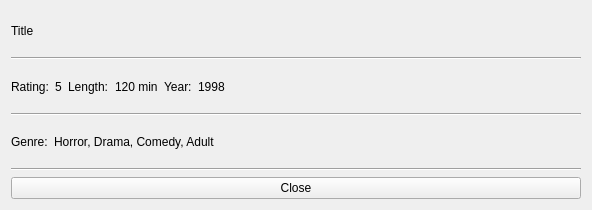
<?xml version="1.0" encoding="UTF-8"?>
<ui version="4.0">
 <class>FilmDisplay</class>
 <widget class="QWidget" name="FilmDisplay">
  <property name="geometry">
   <rect>
    <x>0</x>
    <y>0</y>
    <width>592</width>
    <height>210</height>
   </rect>
  </property>
  <property name="windowTitle">
   <string>Form</string>
  </property>
  <layout class="QVBoxLayout" name="verticalLayout">
   <item>
    <layout class="QHBoxLayout" name="horizontalLayout">
     <item>
      <widget class="QLabel" name="labelTitle">
       <property name="styleSheet">
        <string notr="true">font:bold 23pt &quot;Helvetica&quot;;</string>
       </property>
       <property name="text">
        <string>Title</string>
       </property>
      </widget>
     </item>
    </layout>
   </item>
   <item>
    <layout class="QHBoxLayout" name="horizontalLayout_2">
     <item>
      <widget class="Line" name="line">
       <property name="orientation">
        <enum>Qt::Horizontal</enum>
       </property>
      </widget>
     </item>
    </layout>
   </item>
   <item>
    <layout class="QGridLayout" name="gridLayout">
     <item row="0" column="0">
      <widget class="QLabel" name="label">
       <property name="text">
        <string>Rating:</string>
       </property>
      </widget>
     </item>
     <item row="0" column="1">
      <widget class="QLabel" name="labelRating">
       <property name="styleSheet">
        <string notr="true">font:bold 12pt &quot;Helvetica&quot;;</string>
       </property>
       <property name="text">
        <string>5</string>
       </property>
      </widget>
     </item>
     <item row="0" column="2">
      <widget class="QLabel" name="label_3">
       <property name="text">
        <string>Length:</string>
       </property>
      </widget>
     </item>
     <item row="0" column="3">
      <widget class="QLabel" name="labelLength">
       <property name="styleSheet">
        <string notr="true">font:bold 12pt &quot;Helvetica&quot;;</string>
       </property>
       <property name="text">
        <string>120 min</string>
       </property>
      </widget>
     </item>
     <item row="0" column="6">
      <spacer name="horizontalSpacer">
       <property name="orientation">
        <enum>Qt::Horizontal</enum>
       </property>
       <property name="sizeHint" stdset="0">
        <size>
         <width>40</width>
         <height>20</height>
        </size>
       </property>
      </spacer>
     </item>
     <item row="0" column="4">
      <widget class="QLabel" name="label_4">
       <property name="text">
        <string>Year:</string>
       </property>
      </widget>
     </item>
     <item row="0" column="5">
      <widget class="QLabel" name="labelYear">
       <property name="styleSheet">
        <string notr="true">font:bold 12pt &quot;Helvetica&quot;;</string>
       </property>
       <property name="text">
        <string>1998</string>
       </property>
      </widget>
     </item>
    </layout>
   </item>
   <item>
    <layout class="QHBoxLayout" name="horizontalLayout_3">
     <item>
      <widget class="Line" name="line_2">
       <property name="orientation">
        <enum>Qt::Horizontal</enum>
       </property>
      </widget>
     </item>
    </layout>
   </item>
   <item>
    <layout class="QGridLayout" name="gridLayout_2">
     <item row="0" column="0">
      <widget class="QLabel" name="label_2">
       <property name="text">
        <string>Genre:</string>
       </property>
      </widget>
     </item>
     <item row="0" column="1">
      <widget class="QLabel" name="labelGenre">
       <property name="styleSheet">
        <string notr="true">font:bold 12pt &quot;Helvetica&quot;;</string>
       </property>
       <property name="text">
        <string>Horror, Drama, Comedy, Adult</string>
       </property>
      </widget>
     </item>
     <item row="0" column="2">
      <spacer name="horizontalSpacer_2">
       <property name="orientation">
        <enum>Qt::Horizontal</enum>
       </property>
       <property name="sizeHint" stdset="0">
        <size>
         <width>40</width>
         <height>20</height>
        </size>
       </property>
      </spacer>
     </item>
    </layout>
   </item>
   <item>
    <layout class="QHBoxLayout" name="horizontalLayout_4">
     <item>
      <widget class="Line" name="line_3">
       <property name="orientation">
        <enum>Qt::Horizontal</enum>
       </property>
      </widget>
     </item>
    </layout>
   </item>
   <item>
    <layout class="QHBoxLayout" name="horizontalLayout_5">
     <item>
      <widget class="QPushButton" name="buttonClose">
       <property name="text">
        <string>Close</string>
       </property>
      </widget>
     </item>
    </layout>
   </item>
  </layout>
 </widget>
 <resources/>
 <connections/>
</ui>
